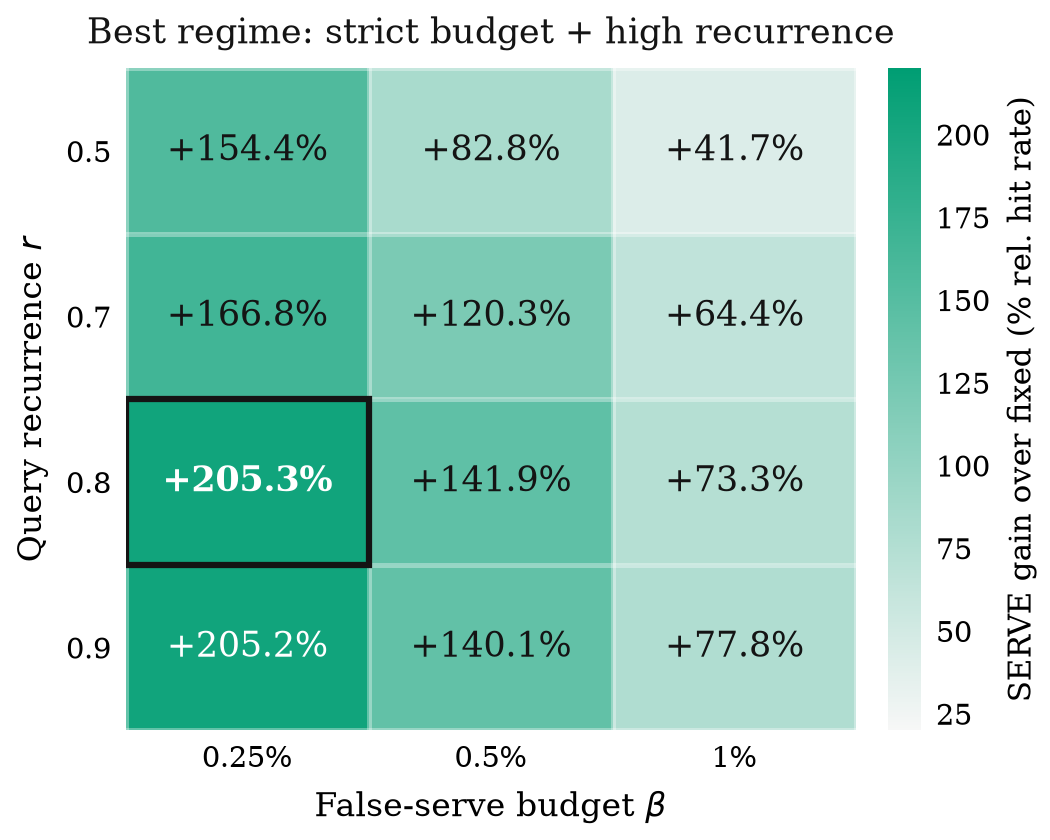

This figure's Python source:
"""
fig4_best_regime_grid.py -- Recurrence x false-serve-budget grid heatmap.

Summarizes the operating regimes where SERVE achieves the largest hit-rate
gains over the fixed-threshold baseline, providing guidance for deployment.
Gain intensifies monotonically toward strict budgets and high recurrence.

Data source: input/figures/fig4_best_regime_grid.py (hardcoded grid values).
Evidence: EVIDENCE.md E7 (recurrence x budget grid discussion).
"""

import os
import sys

sys.path.insert(0, os.path.join(os.path.dirname(os.path.dirname(os.path.dirname(
    os.path.abspath(__file__)))), "input", "figures"))

import matplotlib
matplotlib.use("Agg")
import matplotlib.pyplot as plt
from matplotlib.colors import LinearSegmentedColormap, Normalize
import numpy as np

from _style import COLORS, apply_style, savefig

HERE = os.path.dirname(os.path.abspath(__file__))

# E7: recurrence sweep at matched false-serve budgets
RECURRENCE_LABELS = ["0.5", "0.7", "0.8", "0.9"]
BUDGET_LABELS = ["0.25%", "0.5%", "1%"]

# E7: SERVE relative gain (%) over fixed threshold.
# Rows: r in {0.5, 0.7, 0.8, 0.9}, cols: beta in {0.25%, 0.5%, 1%}.
GAIN_PCT = np.array([
    [154.4,  82.8,  41.7],   # E7: r=0.5 row
    [166.8, 120.3,  64.4],   # E7: r=0.7 row
    [205.3, 141.9,  73.3],   # E7: r=0.8 row
    [205.2, 140.1,  77.8],   # E7: r=0.9 row
])

CMAP = LinearSegmentedColormap.from_list(
    "serve_grid",
    [COLORS["grid_lo"], COLORS["grid_hi"]],
)

# E7: best cell +205.3% at r=0.8, beta<=0.25% (fixed=0.0231, SERVE=0.0707, 3.15x)
BEST_I, BEST_J = np.unravel_index(np.argmax(GAIN_PCT), GAIN_PCT.shape)


def build_figure():
    apply_style()
    fig, ax = plt.subplots(figsize=(3.5, 2.8))

    norm = Normalize(vmin=20.0, vmax=220.0)
    im = ax.imshow(GAIN_PCT, cmap=CMAP, norm=norm, aspect="auto")

    ink = "#141414"
    for i in range(GAIN_PCT.shape[0]):
        for j in range(GAIN_PCT.shape[1]):
            val = GAIN_PCT[i, j]
            rgba = CMAP(norm(val))
            lum = 0.299 * rgba[0] + 0.587 * rgba[1] + 0.114 * rgba[2]
            tcol = "white" if lum < 0.50 else ink
            weight = "bold" if (i == BEST_I and j == BEST_J) else "normal"
            ax.text(j, i, f"+{val:.1f}%", ha="center", va="center",
                    fontsize=8.5, color=tcol, weight=weight)

    # E7: highlight the single best cell
    rect = plt.Rectangle(
        (BEST_J - 0.5, BEST_I - 0.5), 1, 1,
        fill=False, edgecolor=ink, linewidth=1.5,
    )
    ax.add_patch(rect)

    ax.set_xticks(range(len(BUDGET_LABELS)))
    ax.set_xticklabels(BUDGET_LABELS)
    ax.set_yticks(range(len(RECURRENCE_LABELS)))
    ax.set_yticklabels(RECURRENCE_LABELS)
    ax.set_xlabel(r"False-serve budget $\beta$")
    ax.set_ylabel(r"Query recurrence $r$")
    ax.tick_params(length=0)

    ax.set_xticks(np.arange(-0.5, len(BUDGET_LABELS), 1), minor=True)
    ax.set_yticks(np.arange(-0.5, len(RECURRENCE_LABELS), 1), minor=True)
    ax.grid(which="minor", color="white", linewidth=1.2)
    ax.grid(which="major", visible=False)
    ax.tick_params(which="minor", length=0)
    for spine in ax.spines.values():
        spine.set_visible(False)

    cbar = fig.colorbar(im, ax=ax, fraction=0.046, pad=0.04)
    cbar.set_label("SERVE gain over fixed (% rel. hit rate)", fontsize=7.5)
    cbar.ax.tick_params(labelsize=7, length=0)
    cbar.outline.set_visible(False)

    ax.set_title("Best regime: strict budget + high recurrence",
                 fontsize=8.5, color=ink, pad=6)
    return fig


fig = build_figure()
savefig(fig, os.path.join(HERE, "fig4_best_regime_grid.pdf"))

fig = build_figure()
fig.tight_layout(pad=0.4)
fig.savefig(os.path.join(HERE, "fig4_best_regime_grid.png"), dpi=300, bbox_inches=None)
plt.close(fig)

print("Saved fig4_best_regime_grid.pdf and fig4_best_regime_grid.png")
